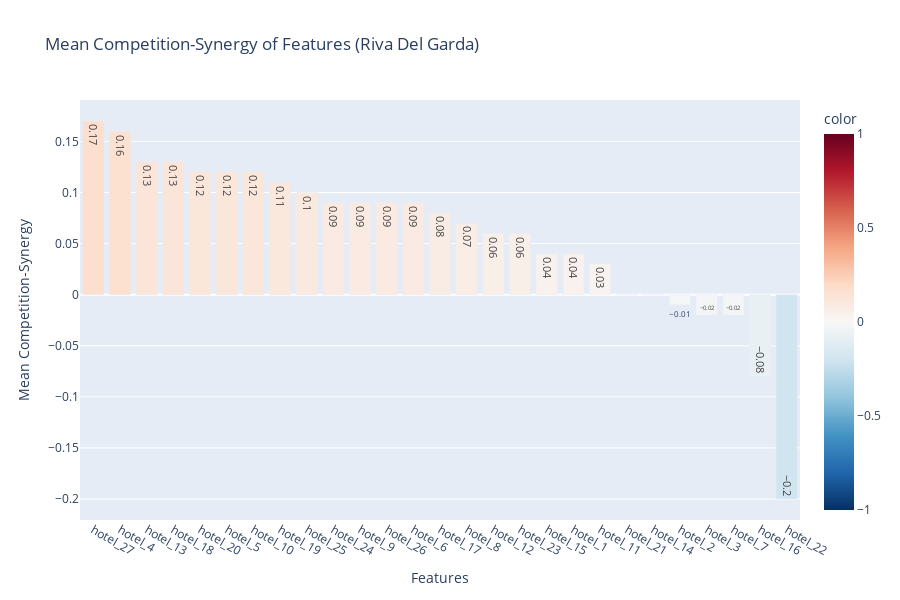

Source (notebook cell):
### Code cell
# create a bar blot of the mean correlation values
mean_corr = mat.mean().sort_values(ascending=False).round(2)
fig = px.bar(mean_corr, x=mean_corr.index, y=mean_corr.values,
             labels={'x': 'Features', 'y': 'Mean Competition-Synergy'},
             title='Mean Competition-Synergy of Features (Riva Del Garda)',
             color=mean_corr.values, color_continuous_scale='RdBu_r', text_auto=True, range_color=[-1, 1])
fig.update_layout(height=600, xaxis_title='Features', yaxis_title='Mean Competition-Synergy')
fig.show()
fig.write_image(f'{output_folder}/mean_competition_synergy.png')

### Figure 1 — Plotly figure (JSON) as saved in the notebook; plotly's stock layout.template omitted (floating-point values rounded to 4 significant figures)
{"data": [{"hovertemplate": "hotel_id=%{x}<br>Mean Competition-Synergy=%{y}<br>color=%{marker.color}<extra></extra>", "legendgroup": "", "marker": {"color": [0.17, 0.16, 0.13, 0.13, 0.12, 0.12, 0.12, 0.11, 0.1, 0.09, 0.09, 0.09, 0.09, 0.08, 0.07, 0.06, 0.06, 0.04, 0.04, 0.03, 0.0, -0.0, -0.01, -0.02, -0.02, -0.08, -0.2], "coloraxis": "coloraxis", "pattern": {"shape": ""}}, "name": "", "orientation": "v", "showlegend": false, "textposition": "auto", "texttemplate": "%{y}", "type": "bar", "x": ["hotel_27", "hotel_4", "hotel_13", "hotel_18", "hotel_20", "hotel_5", "hotel_10", "hotel_19", "hotel_25", "hotel_24", "hotel_9", "hotel_26", "hotel_6", "hotel_17", "hotel_8", "hotel_12", "hotel_23", "hotel_15", "hotel_1", "hotel_11", "hotel_21", "hotel_14", "hotel_2", "hotel_3", "hotel_7", "hotel_16", "hotel_22"], "xaxis": "x", "y": [0.17, 0.16, 0.13, 0.13, 0.12, 0.12, 0.12, 0.11, 0.1, 0.09, 0.09, 0.09, 0.09, 0.08, 0.07, 0.06, 0.06, 0.04, 0.04, 0.03, 0.0, -0.0, -0.01, -0.02, -0.02, -0.08, -0.2], "yaxis": "y"}], "layout": {"barmode": "relative", "coloraxis": {"cmax": 1, "cmin": -1, "colorbar": {"title": {"text": "color"}}, "colorscale": [[0, "rgb(5,48,97)"], [0.1, "rgb(33,102,172)"], [0.2, "rgb(67,147,195)"], [0.3, "rgb(146,197,222)"], [0.4, "rgb(209,229,240)"], [0.5, "rgb(247,247,247)"], [0.6, "rgb(253,219,199)"], [0.7, "rgb(244,165,130)"], [0.8, "rgb(214,96,77)"], [0.9, "rgb(178,24,43)"], [1, "rgb(103,0,31)"]]}, "height": 600, "legend": {"tracegroupgap": 0}, "title": {"text": "Mean Competition-Synergy of Features (Riva Del Garda)"}, "xaxis": {"anchor": "y", "domain": [0, 1], "title": {"text": "Features"}}, "yaxis": {"anchor": "x", "domain": [0, 1], "title": {"text": "Mean Competition-Synergy"}}}}
